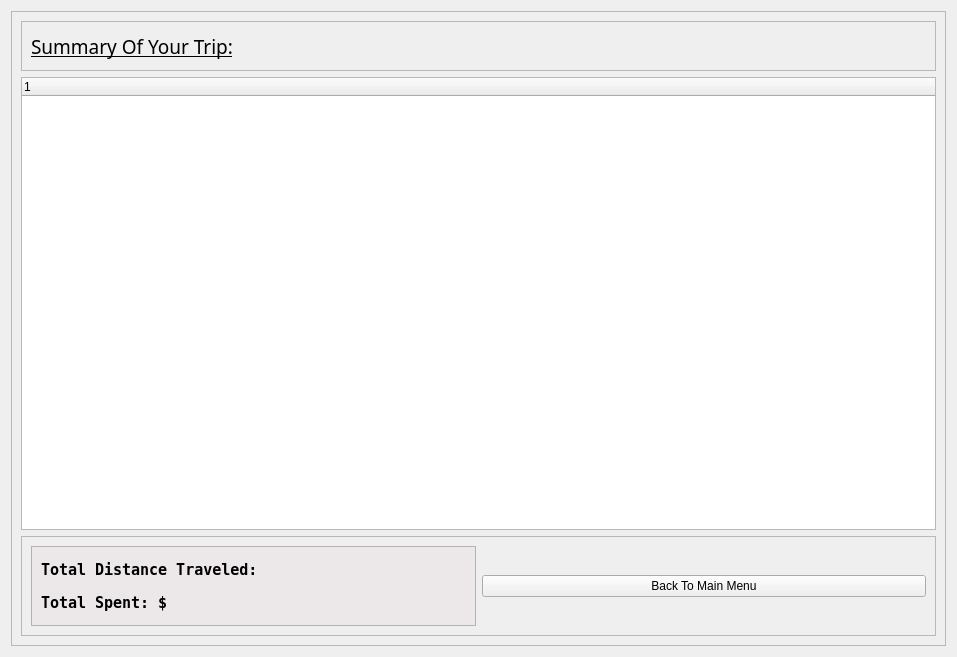
<?xml version="1.0" encoding="UTF-8"?>
<ui version="4.0">
 <class>finalpage</class>
 <widget class="QWidget" name="finalpage">
  <property name="geometry">
   <rect>
    <x>0</x>
    <y>0</y>
    <width>957</width>
    <height>657</height>
   </rect>
  </property>
  <property name="windowTitle">
   <string>Form</string>
  </property>
  <layout class="QGridLayout" name="gridLayout">
   <item row="1" column="0">
    <widget class="QFrame" name="frame">
     <property name="frameShape">
      <enum>QFrame::StyledPanel</enum>
     </property>
     <property name="frameShadow">
      <enum>QFrame::Raised</enum>
     </property>
     <layout class="QGridLayout" name="gridLayout_2">
      <item row="1" column="0">
       <widget class="QTreeWidget" name="tripTree">
        <column>
         <property name="text">
          <string notr="true">1</string>
         </property>
        </column>
       </widget>
      </item>
      <item row="2" column="0">
       <widget class="QFrame" name="frame_2">
        <property name="minimumSize">
         <size>
          <width>0</width>
          <height>100</height>
         </size>
        </property>
        <property name="frameShape">
         <enum>QFrame::StyledPanel</enum>
        </property>
        <property name="frameShadow">
         <enum>QFrame::Raised</enum>
        </property>
        <layout class="QHBoxLayout" name="horizontalLayout">
         <item>
          <widget class="QFrame" name="frame_3">
           <property name="styleSheet">
            <string notr="true">background-color: rgb(236, 231, 233)</string>
           </property>
           <property name="frameShape">
            <enum>QFrame::StyledPanel</enum>
           </property>
           <property name="frameShadow">
            <enum>QFrame::Raised</enum>
           </property>
           <layout class="QVBoxLayout" name="verticalLayout">
            <item>
             <widget class="QLabel" name="distanceLabel">
              <property name="font">
               <font>
                <family>Fixedsys</family>
                <pointsize>11</pointsize>
                <weight>75</weight>
                <bold>true</bold>
               </font>
              </property>
              <property name="text">
               <string>Total Distance Traveled:</string>
              </property>
             </widget>
            </item>
            <item>
             <widget class="QLabel" name="totalLabel">
              <property name="font">
               <font>
                <family>Fixedsys</family>
                <pointsize>11</pointsize>
                <weight>75</weight>
                <bold>true</bold>
               </font>
              </property>
              <property name="text">
               <string>Total Spent: $</string>
              </property>
             </widget>
            </item>
           </layout>
          </widget>
         </item>
         <item>
          <widget class="QPushButton" name="pushButton">
           <property name="text">
            <string>Back To Main Menu</string>
           </property>
          </widget>
         </item>
        </layout>
       </widget>
      </item>
      <item row="0" column="0">
       <widget class="QFrame" name="frame_4">
        <property name="minimumSize">
         <size>
          <width>0</width>
          <height>50</height>
         </size>
        </property>
        <property name="frameShape">
         <enum>QFrame::StyledPanel</enum>
        </property>
        <property name="frameShadow">
         <enum>QFrame::Raised</enum>
        </property>
        <layout class="QHBoxLayout" name="horizontalLayout_2">
         <item>
          <widget class="QLabel" name="label">
           <property name="font">
            <font>
             <family>Lucida Calligraphy</family>
             <pointsize>14</pointsize>
             <underline>true</underline>
            </font>
           </property>
           <property name="text">
            <string>Summary Of Your Trip:</string>
           </property>
          </widget>
         </item>
        </layout>
       </widget>
      </item>
     </layout>
    </widget>
   </item>
  </layout>
 </widget>
 <resources/>
 <connections/>
</ui>
